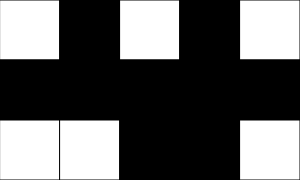
Frame 1 (no input)
Frame 60 (no input): identical to frame 1, image omitted
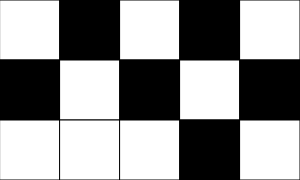
Frame 120 (the mouse pressed at the canvas centre since frame 60)

The p5.js sketch that drew these frames (run headless with seeded random() and noise() and a simulated clock; from frame 60 on, the mouse is pressed at the canvas centre):

// p5.js sketch
// ── sketch.js
// 2D Array Basics
// Mr. Scott
// April 3, 2025
// Working with 2D Arrays, Visualizations

let grid = [];

let squareSize = 60;
const NUM_ROWS = 3; const NUM_COLS = 5;

function setup() {
  createCanvas(NUM_COLS * squareSize, NUM_ROWS * squareSize);
  for (let i = 0; i < 3; i ++) {
      console.log()
      grid.push([[round(random(1)) * 255], [round(random(1)) * 255],[round(random(1)) * 255],[round(random(1)) * 255],[round(random(1)) * 255]]);
  }
}

function renderGrid() {
  // interpret the information in the 2D array, and draw
  // a grid of colors on the screen to reflect it.
  for (let y = 0; y < NUM_ROWS; y++) {
    for (let x = 0; x < NUM_COLS; x++) {
      let fillColor = grid[y][x];
      fill(fillColor);
      square(x * squareSize, y * squareSize, squareSize);
    }
  }
}

function getCurrentY() {
  //determine current row of the mouse position
  let constrainedY = constrain(mouseY, 0, height - 1);
  return floor(constrainedY / squareSize);
}

function getCurrentX() {
  //determine current col of the mouse position
  let constrainedX = constrain(mouseX, 0, width - 1);
  return floor(constrainedX / squareSize);
}

function mousePressed() {
  //flip current tile to a random greyscale value
  let x = getCurrentX();
  let y = getCurrentY();

  if (y < 2){
    flip(y + 1, x);
  }
  if (y > 0){
    flip(y - 1, x);
  }
  if (x < 4){
    flip(y, x + 1);
  }
  if (x > 0){
    flip(y, x -1);
  }

}

function draw() {
  background(220);
  renderGrid();

}


function flip(y,x){
  if (grid[y][x] === 255){
    grid[y][x] = 0;
  }
  else {
    grid[y][x] = 255;
  }
}
